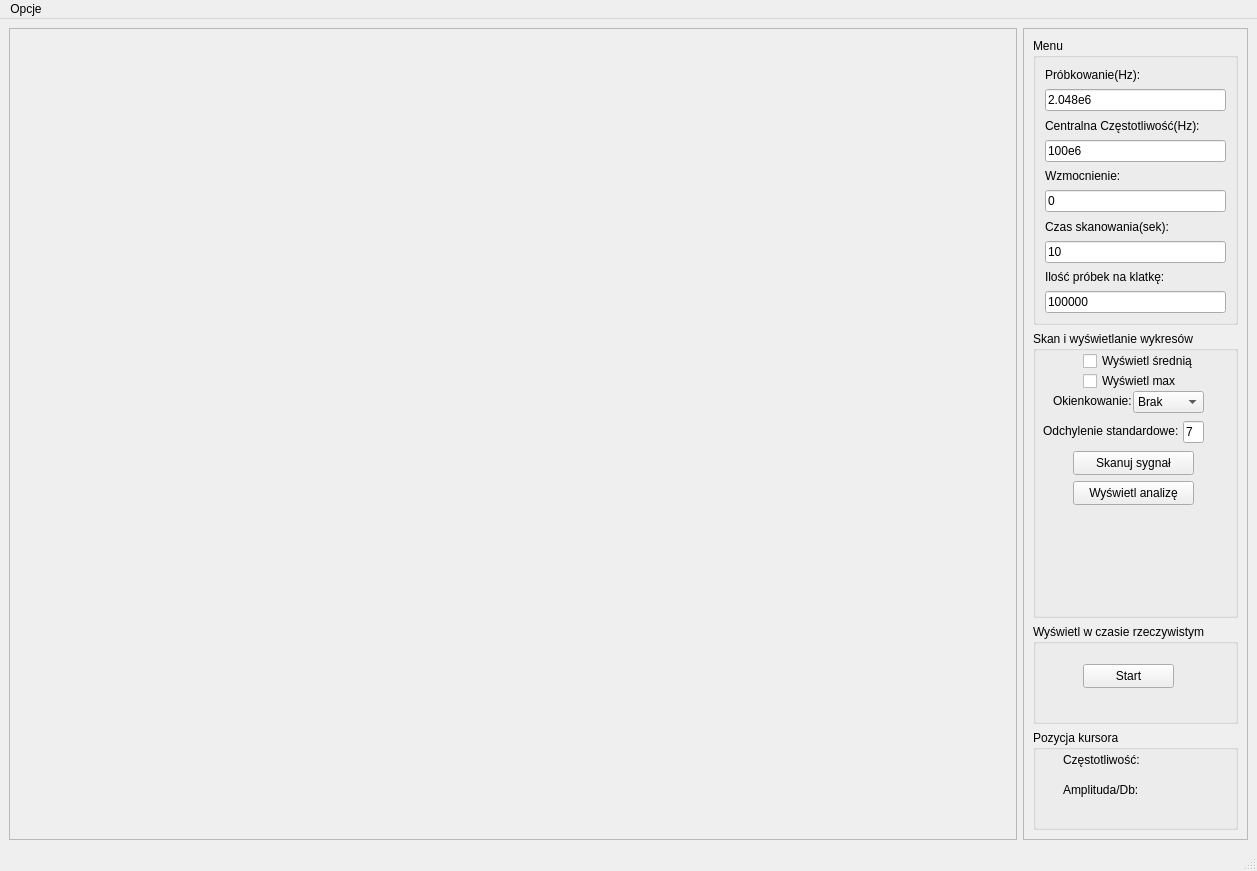
<?xml version="1.0" encoding="UTF-8"?>
<ui version="4.0">
 <class>MainWindow</class>
 <widget class="QMainWindow" name="MainWindow">
  <property name="geometry">
   <rect>
    <x>0</x>
    <y>0</y>
    <width>1257</width>
    <height>871</height>
   </rect>
  </property>
  <property name="windowTitle">
   <string>MainWindow</string>
  </property>
  <widget class="QWidget" name="centralwidget">
   <layout class="QHBoxLayout" name="horizontalLayout">
    <item>
     <widget class="QFrame" name="frame_2">
      <property name="frameShape">
       <enum>QFrame::StyledPanel</enum>
      </property>
      <property name="frameShadow">
       <enum>QFrame::Raised</enum>
      </property>
      <layout class="QVBoxLayout" name="verticalLayout_3">
       <item>
        <widget class="QWidget" name="graphDisplay" native="true"/>
       </item>
      </layout>
     </widget>
    </item>
    <item>
     <widget class="QFrame" name="frame_3">
      <property name="minimumSize">
       <size>
        <width>100</width>
        <height>0</height>
       </size>
      </property>
      <property name="maximumSize">
       <size>
        <width>225</width>
        <height>16777215</height>
       </size>
      </property>
      <property name="frameShape">
       <enum>QFrame::StyledPanel</enum>
      </property>
      <property name="frameShadow">
       <enum>QFrame::Raised</enum>
      </property>
      <layout class="QVBoxLayout" name="verticalLayout_4">
       <item>
        <widget class="QGroupBox" name="groupBox">
         <property name="title">
          <string>Menu</string>
         </property>
         <layout class="QVBoxLayout" name="verticalLayout_2">
          <item>
           <widget class="QLabel" name="label">
            <property name="text">
             <string>Próbkowanie(Hz):</string>
            </property>
           </widget>
          </item>
          <item>
           <widget class="QLineEdit" name="sampleRateEdit">
            <property name="text">
             <string>2.048e6</string>
            </property>
           </widget>
          </item>
          <item>
           <widget class="QLabel" name="label_2">
            <property name="text">
             <string>Centralna Częstotliwość(Hz):</string>
            </property>
           </widget>
          </item>
          <item>
           <widget class="QLineEdit" name="centralFrequencyEdit">
            <property name="text">
             <string>100e6</string>
            </property>
           </widget>
          </item>
          <item>
           <widget class="QLabel" name="label_3">
            <property name="text">
             <string>Wzmocnienie:</string>
            </property>
           </widget>
          </item>
          <item>
           <widget class="QLineEdit" name="gainEdit">
            <property name="text">
             <string>0</string>
            </property>
           </widget>
          </item>
          <item>
           <widget class="QLabel" name="label_4">
            <property name="text">
             <string>Czas skanowania(sek):</string>
            </property>
           </widget>
          </item>
          <item>
           <widget class="QLineEdit" name="scanTimeEdit">
            <property name="text">
             <string>10</string>
            </property>
           </widget>
          </item>
          <item>
           <widget class="QLabel" name="label_5">
            <property name="text">
             <string>Ilość próbek na klatkę:</string>
            </property>
           </widget>
          </item>
          <item>
           <widget class="QLineEdit" name="numberOfSamplesEdit">
            <property name="text">
             <string>100000</string>
            </property>
           </widget>
          </item>
         </layout>
        </widget>
       </item>
       <item>
        <widget class="QGroupBox" name="groupBox_4">
         <property name="title">
          <string>Skan i wyświetlanie wykresów</string>
         </property>
         <widget class="QCheckBox" name="enableAVG">
          <property name="geometry">
           <rect>
            <x>50</x>
            <y>20</y>
            <width>111</width>
            <height>20</height>
           </rect>
          </property>
          <property name="text">
           <string>Wyświetl średnią</string>
          </property>
         </widget>
         <widget class="QPushButton" name="scanButton">
          <property name="geometry">
           <rect>
            <x>40</x>
            <y>120</y>
            <width>121</width>
            <height>24</height>
           </rect>
          </property>
          <property name="text">
           <string>Skanuj sygnał</string>
          </property>
         </widget>
         <widget class="QPushButton" name="displayButton">
          <property name="geometry">
           <rect>
            <x>40</x>
            <y>150</y>
            <width>121</width>
            <height>24</height>
           </rect>
          </property>
          <property name="text">
           <string>Wyświetl analizę</string>
          </property>
         </widget>
         <widget class="QCheckBox" name="enableMax">
          <property name="geometry">
           <rect>
            <x>50</x>
            <y>40</y>
            <width>111</width>
            <height>20</height>
           </rect>
          </property>
          <property name="text">
           <string>Wyświetl max</string>
          </property>
         </widget>
         <widget class="QComboBox" name="windowedComboBox">
          <property name="geometry">
           <rect>
            <x>100</x>
            <y>60</y>
            <width>71</width>
            <height>22</height>
           </rect>
          </property>
          <item>
           <property name="text">
            <string>Brak</string>
           </property>
          </item>
          <item>
           <property name="text">
            <string>Hamming</string>
           </property>
          </item>
          <item>
           <property name="text">
            <string>Blackman</string>
           </property>
          </item>
          <item>
           <property name="text">
            <string>Rectangular</string>
           </property>
          </item>
          <item>
           <property name="text">
            <string>Hanninga</string>
           </property>
          </item>
          <item>
           <property name="text">
            <string>Gaussian</string>
           </property>
          </item>
          <item>
           <property name="text">
            <string>Triangular</string>
           </property>
          </item>
         </widget>
         <widget class="QLabel" name="label_6">
          <property name="geometry">
           <rect>
            <x>20</x>
            <y>60</y>
            <width>81</width>
            <height>20</height>
           </rect>
          </property>
          <property name="text">
           <string>Okienkowanie:</string>
          </property>
         </widget>
         <widget class="QLineEdit" name="deviationEdit">
          <property name="geometry">
           <rect>
            <x>150</x>
            <y>90</y>
            <width>21</width>
            <height>22</height>
           </rect>
          </property>
          <property name="text">
           <string>7</string>
          </property>
         </widget>
         <widget class="QLabel" name="label_7">
          <property name="geometry">
           <rect>
            <x>10</x>
            <y>90</y>
            <width>141</width>
            <height>20</height>
           </rect>
          </property>
          <property name="text">
           <string>Odchylenie standardowe:</string>
          </property>
         </widget>
        </widget>
       </item>
       <item>
        <widget class="QGroupBox" name="groupBox_3">
         <property name="enabled">
          <bool>true</bool>
         </property>
         <property name="maximumSize">
          <size>
           <width>16777215</width>
           <height>100</height>
          </size>
         </property>
         <property name="title">
          <string>Wyświetl w czasie rzeczywistym</string>
         </property>
         <widget class="QPushButton" name="startButton">
          <property name="geometry">
           <rect>
            <x>50</x>
            <y>40</y>
            <width>91</width>
            <height>24</height>
           </rect>
          </property>
          <property name="text">
           <string>Start</string>
          </property>
         </widget>
        </widget>
       </item>
       <item>
        <widget class="QGroupBox" name="groupBox_2">
         <property name="maximumSize">
          <size>
           <width>16777215</width>
           <height>100</height>
          </size>
         </property>
         <property name="title">
          <string>Pozycja kursora</string>
         </property>
         <widget class="QLabel" name="XLabel">
          <property name="geometry">
           <rect>
            <x>30</x>
            <y>20</y>
            <width>141</width>
            <height>20</height>
           </rect>
          </property>
          <property name="text">
           <string>Częstotliwość: </string>
          </property>
         </widget>
         <widget class="QLabel" name="YLabel">
          <property name="geometry">
           <rect>
            <x>30</x>
            <y>50</y>
            <width>141</width>
            <height>20</height>
           </rect>
          </property>
          <property name="text">
           <string>Amplituda/Db:</string>
          </property>
         </widget>
        </widget>
       </item>
      </layout>
     </widget>
    </item>
   </layout>
  </widget>
  <widget class="QMenuBar" name="menubar">
   <property name="geometry">
    <rect>
     <x>0</x>
     <y>0</y>
     <width>1257</width>
     <height>22</height>
    </rect>
   </property>
   <widget class="QMenu" name="menuOpcje">
    <property name="title">
     <string>Opcje</string>
    </property>
    <addaction name="actionApplyYAxis"/>
   </widget>
   <addaction name="menuOpcje"/>
  </widget>
  <widget class="QStatusBar" name="statusbar"/>
  <action name="actionAvg">
   <property name="text">
    <string>Średnia sygnału</string>
   </property>
  </action>
  <action name="actionApplyYAxis">
   <property name="text">
    <string>Ustaw oś wykresów</string>
   </property>
  </action>
 </widget>
 <resources/>
 <connections/>
</ui>
